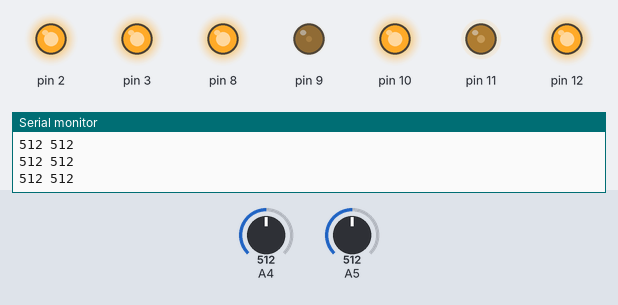
This sketch was run on a simulated Arduino Uno, built with avr-gcc and run on an emulated ATmega328P. On the bench: output pins drawn as LEDs (lit = HIGH), the last lines printed to the serial monitor. The test bench sets the inputs (shaded band); at power-on: A5 = 512, A4 = 512.

Above: at 1.2 s.
1.3 s: A5 set to 244
2.8 s: A5 set to 211
At 3.1 s:
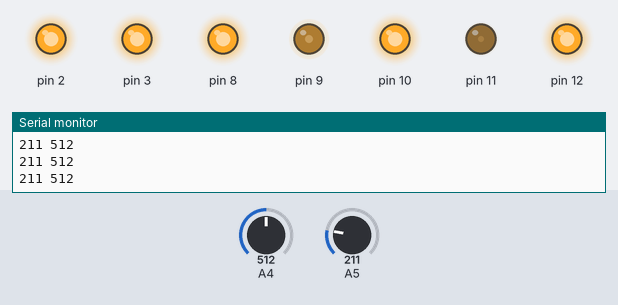
4.3 s: A4 set to 236
5.8 s: A4 set to 221
At 6.9 s:
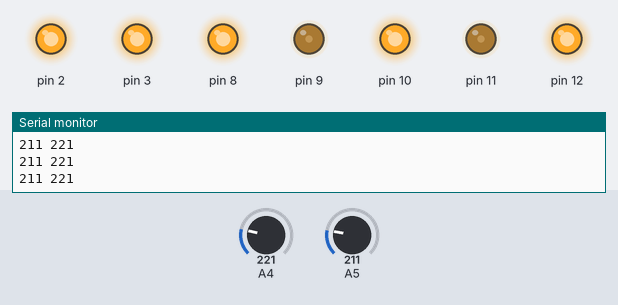
7.3 s: A4 set to 240
At 8.4 s:
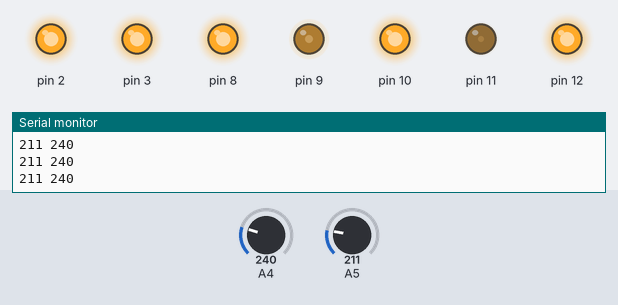
8.8 s: A4 set to 220
At 9.1 s:
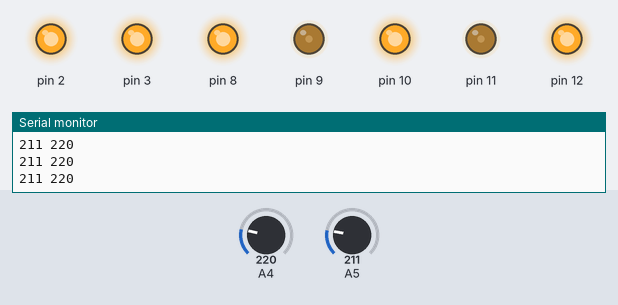
Timing chart, 0 to 11.3 s (numbered marks = the images above; inputs shaded):
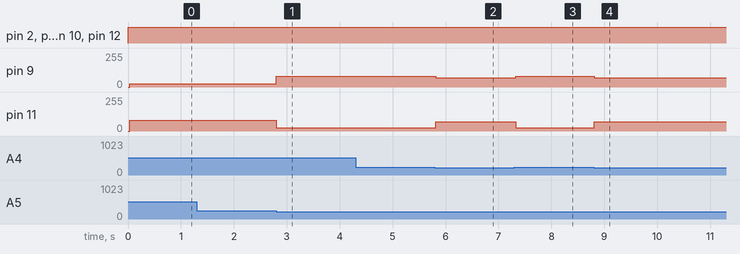

Measured:
- the behaviour switches between 230 and 229 on A5 (found by bisection; images 0 and 1)
- after the input at 2.8 s, pin 9: 25/255 → 80/255 at once; pin 11: 80/255 → 25/255 at once
- after the input at 5.8 s, pin 9: 80/255 → 70/255 at once; pin 11: 25/255 → 70/255 at once
- after the input at 7.3 s, pin 9: 70/255 → 80/255 at once; pin 11: 70/255 → 25/255 at once
- after the input at 8.8 s, pin 9: 80/255 → 70/255 at once; pin 11: 25/255 → 70/255 at once

The sketch:

line_folower.ino
```cpp
void setup() {
pinMode(2, OUTPUT);
pinMode(3, OUTPUT);
pinMode(8, OUTPUT);
pinMode(9, OUTPUT);
pinMode(10, OUTPUT);
pinMode(11, OUTPUT);
pinMode(12, OUTPUT);
int prawo = 0;
int lewo = 0;
Serial.begin(9600);
}

void loop() {
int prawo = 0;
int lewo = 0;
digitalWrite(8, HIGH);
digitalWrite(10, HIGH);
digitalWrite(12, HIGH);
digitalWrite(2, HIGH);
digitalWrite(3, HIGH);
lewo = analogRead(A5);
prawo = analogRead(A4);
Serial.print(lewo);
Serial.print(" ");
Serial.print(prawo);
Serial.println("");
delay(30);

  if (lewo1() == 1 && prawo1() == 1) { //Jesli oba czujniki widza linii
analogWrite(11, 70);
analogWrite(9, 70);
  } else if (lewo1() == 0) { //Jesli lewy czujnik nie widzi linii
analogWrite(11, 80);
analogWrite(9, 25);
  } else if (prawo1() == 0) { //Jesli prawy czujnik nie widzi linii
    analogWrite(11, 25);
    analogWrite(9, 80);
  }
}

boolean lewo1() {
   if (analogRead(A5) < 230) { //Jesli czujnik widzi linie, to
    return 1; //Zwroc 1
  } else { //Jesli czujnik nie jest nad linią, to
    return 0; //Zwroc 0
  }
}

boolean prawo1() {
   if (analogRead(A4) < 230) { //Jesli czujnik widzi linie, to
    return 1; //Zwroc 1
  } else { //Jesli czujnik nie jest nad linią, to
    return 0; //Zwroc 0
  }
}
```
